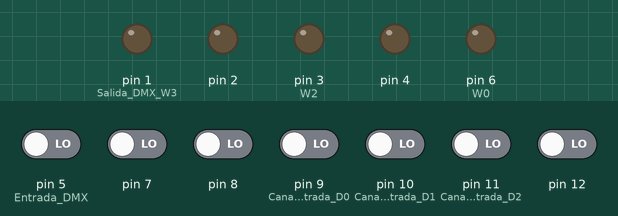
A sketch run on a simulated Arduino Uno, built with avr-gcc and run on an emulated ATmega328P. Parts: output pins drawn as LEDs (lit = HIGH). The inputs (shaded band) are chosen by the test bench; at power-on: pin 5 (Entrada_DMX), pin 7, pin 8, pin 9 (Canal_de_entrada_D0), pin 10 (Canal_de_entrada_D1), pin 11 (Canal_de_entrada_D2), pin 12 LOW.

Above: at 1.2 s.
1.3 s: pin 5 (Entrada_DMX) driven HIGH
At 2.0 s:
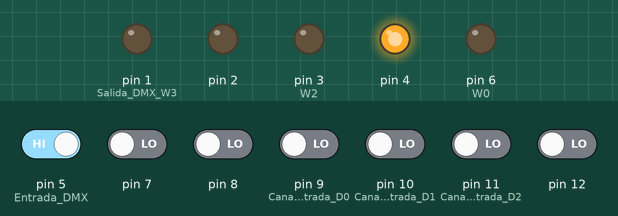
2.8 s: pin 7 driven HIGH
At 3.1 s:
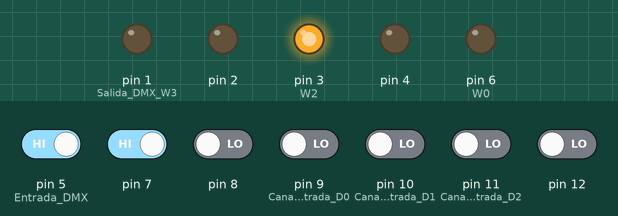
4.3 s: pin 8 driven HIGH
At 5.5 s:
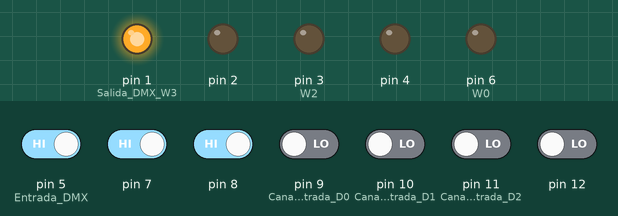
5.8 s: pin 12 driven HIGH
At 6.6 s:
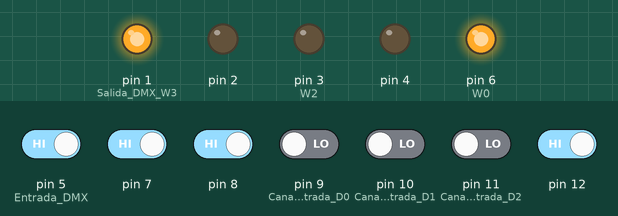
7.3 s: pin 5 (Entrada_DMX) driven LOW
At 7.8 s:
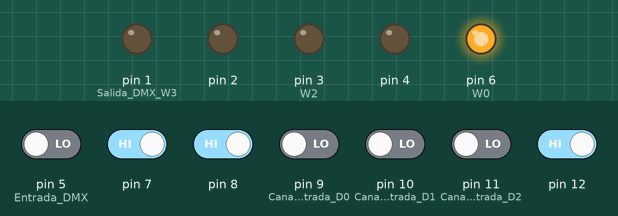
8.8 s: pin 7 driven LOW
At 10.1 s:
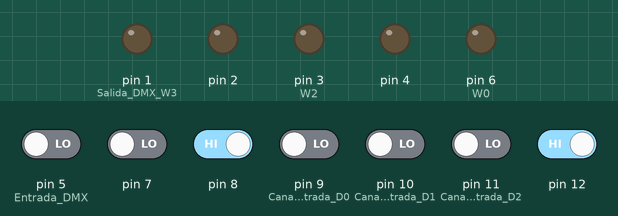
Timing chart, 0 to 11.3 s (numbered marks = the images above; inputs shaded):
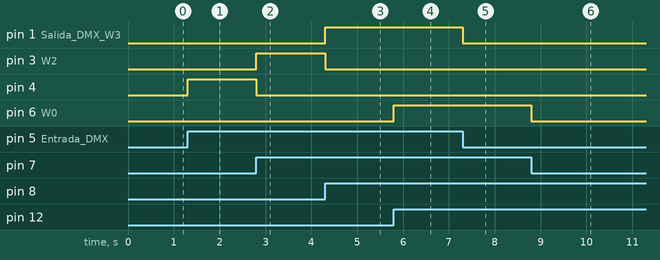

Measured:
- after the input at 1.3 s, pin 4: LOW → HIGH at once
- after the input at 2.8 s, pin 3 (W2): LOW → HIGH at once; pin 4: HIGH → LOW at once
- after the input at 4.3 s, pin 1 (Salida_DMX_W3): LOW → HIGH at once; pin 3 (W2): HIGH → LOW at once
- after the input at 5.8 s, pin 6 (W0): LOW → HIGH at once
- after the input at 7.3 s, pin 1 (Salida_DMX_W3): HIGH → LOW at once
- after the input at 8.8 s, pin 6 (W0): HIGH → LOW at once

The sketch:

MX4A1DMX1A4.ino
```cpp
//Autor:Dario Jorge Iglesias
boolean A,B,D0,D1,D2,D3,Y,I,W0,W1,W2,W3;
void setup(){
  pinMode(1,OUTPUT);//Salida DMX W3
  pinMode(2,OUTPUT);pinMode(3,OUTPUT);//W2,W1
  pinMode(4,OUTPUT);pinMode(6,OUTPUT);//W0,Y
  pinMode(5,INPUT);//Entrada DMX
  pinMode(7,INPUT); pinMode(8,INPUT);//A, B
  pinMode(9,INPUT);  //Canal de entrada D0
  pinMode(10,INPUT); //Canal de entrada D1
  pinMode(11,INPUT); //Canal de entrada D2
  pinMode(12,INPUT);}//Canal de entrada D3
void loop(){
  D0=digitalRead(9); //Leemos canal 0
  D1=digitalRead(10);//Lo mismo leemos canal 1
  D2=digitalRead(11);//Lo mismo leemos canal 2
  D3=digitalRead(12);//Lo mismo leemos canal 3
  A=digitalRead(7);//Leemos variable de control A
  B=digitalRead(8);//Leemos variable de control B
  Y=(!B&!A&D0)|(!B&A&D1)|(B&!A&D2)|(B&A&D3);//out mx
  digitalWrite(6,Y);//Saca dato en función de valores
  I=digitalRead(5);//Lee entrada DMX
  W0=!B&!A&I;digitalWrite(4,W0);
  W1=!B&A&I;digitalWrite(3,W1);
  W2=B&!A&I;digitalWrite(2,W2);
  W3=B&A&I;digitalWrite(1,W3);}
```
